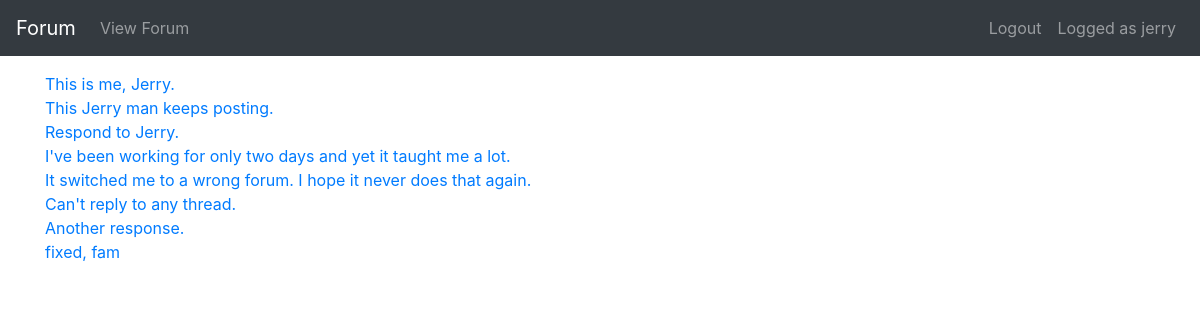
Screenshot of /forumapp/user/2 with the database file from the repository.
### forumapp/models.py (models this page shows)
class ThreadResponse(models.Model):
    thread = models.ForeignKey(Thread, null=True, on_delete=models.SET_NULL)
    created_datetime = models.DateTimeField(null=True)
    responder = models.ForeignKey(User, null=True, on_delete=models.SET_NULL)
    message = models.TextField(max_length=1000)
    def __str__(self):
        return self.message

### forumapp/views.py (the view)
def user_view(request, pk):
    user = User.objects.get(id=pk)
    user_responses = ThreadResponse.objects.filter(responder=pk) \
        .exclude(thread__isnull=True)
    return render(
        request,
        'forumapp/user_view.html',
        context={
            'user': user,
            'user_responses': user_responses
        }
    )

### forumapp/templates/forumapp/user_view.html
{% extends 'forumapp/base.html' %}
{% block content %}
{% for response in user_responses %}
<div>
<a href="{% url 'thread-view' response.thread.forum.id response.thread.id %}">{{ response }}</a>
</div>
{% endfor %}
{% endblock %}

### forumapp/templates/forumapp/base.html (shortened to what this page needs)
<html>
<head>
    {% load static %}
    <link rel="stylesheet" type="text/css"
          href="{% static 'forumapp/css/style.css' %}"/>
    <link rel="stylesheet"
          href="https://maxcdn.bootstrapcdn.com/bootstrap/4.0.0-beta.2/css/bootstrap.min.css"
>
</head>
<body>
<nav class="navbar navbar-expand-md bg-dark navbar-dark">
    <a class="navbar-brand" href="{% url 'index' %}">Forum</a>
    <div class="collapse navbar-collapse" id="collapsibleNavbar">
        <ul class="navbar-nav">
            <li class="nav-item">
                <a class="nav-link" href="{% url 'forums' %}">View Forum</a>
            </li>
        </ul>
        <ul class="navbar-nav ml-auto">
            <li class="nav-item">
                {% if user.is_authenticated %}
                <a class="nav-link" href="{% url 'logout' %}">Logout</a>
                {% else %}
                <a class="nav-link" href="{% url 'login' %}">Login</a>
                {% endif %}
            </li>
            {% if user.is_authenticated %}
            <li class="nav-item">
                <a class="nav-link">Logged as {{ user }}</a>
            </li>
            {% else %}
            <li class="nav-item">
                <a class="nav-link" href="{% url 'signup' %}">Sign up</a>
            </li>
            {% endif %}
        </ul>
    </div>
</nav>
<div class="container">
    {% block content %}
    {% endblock %}
</div>
</body>
</html>

### forumapp/static/forumapp/css/style.css (style rules this page uses)
nav { margin-bottom: 1rem; }

### rows the page displays
ThreadResponse: message "This is me, Jerry."
ThreadResponse: message "This Jerry man keeps posting."
ThreadResponse: message "Respond to Jerry."
ThreadResponse: message "I've been working for only two days and yet it taught me a lot."
ThreadResponse: message "It switched me to a wrong forum. I hope it never does that again."
ThreadResponse: message "Can't reply to any thread."
ThreadResponse: message "Another response."
ThreadResponse: message "fixed, fam"

### other values shown
{{ user }} "jerry"
